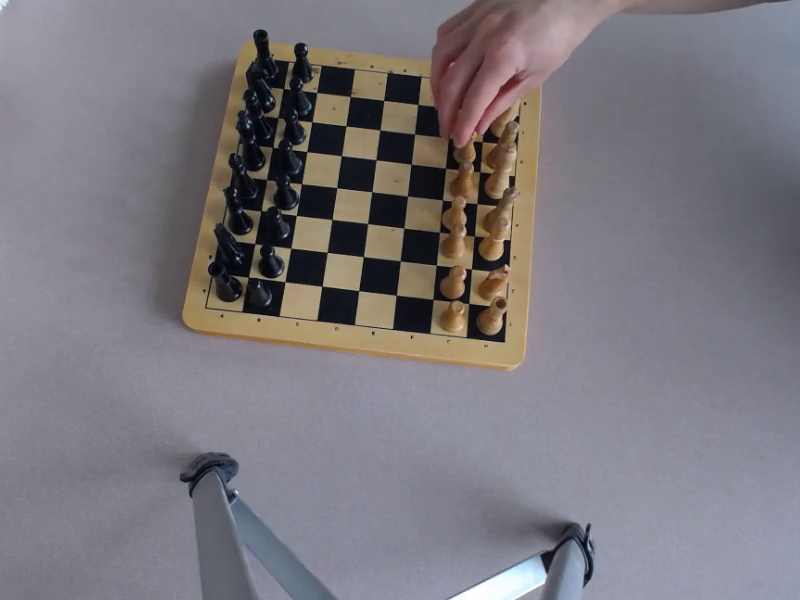
#> input picture frame 29 of mat_du_lion.mp4, 800 x 600 px, given in place of echiquier_vide_1.mp4, which was not available
$ python detect_piece.py
#> lines starting #> are read from the running program, lines starting #| are printed output that depends on the picture; after the words box and inside, x2 and y2 are one past the last pixel; in counts of white or black regions, pixels touching at a corner belong together
import cv2
import numpy as np

# Chessboard setup (90-degree counterclockwise rotation)
board_layout = np.array([
    ['r', 'p', ' ', ' ', ' ', ' ', 'P', 'R'],
    ['n', 'p', ' ', ' ', ' ', ' ', 'P', 'N'],
    ['b', 'p', ' ', ' ', ' ', ' ', 'P', 'B'],
    ['k', 'p', ' ', ' ', ' ', ' ', 'P', 'K'],
    ['q', 'p', ' ', ' ', ' ', ' ', 'P', 'Q'],
    ['b', 'p', ' ', ' ', ' ', ' ', 'P', 'B'],
    ['n', 'p', ' ', ' ', ' ', ' ', 'P', 'N'],
    ['r', 'p', ' ', ' ', ' ', ' ', 'P', 'R']
])

# Piece name mappings
piece_descriptions = {
    'R': 'White Rook', 'N': 'White Knight', 'B': 'White Bishop',
    'Q': 'White Queen', 'K': 'White King', 'P': 'White Pawn',
    'r': 'Black Rook', 'n': 'Black Knight', 'b': 'Black Bishop',
    'q': 'Black Queen', 'k': 'Black King', 'p': 'Black Pawn',
    ' ': 'Empty'
}

# Algebraic notation mappings
piece_symbols = {
    'R': 'R', 'N': 'N', 'B': 'B', 'Q': 'Q', 'K': 'K', 'P': '',
    'r': 'R', 'n': 'N', 'b': 'B', 'q': 'Q', 'k': 'K', 'p': ''
}

def coords_to_notation(row, col):
    return f"{chr(97 + row)}{8 - col}"

def generate_move(piece, start_pos, end_pos, board):
    r_start, c_start = start_pos
    r_end, c_end = end_pos
    symbol = piece_symbols[piece]
    destination = coords_to_notation(r_end, c_end)
    capture = 'x' if board[r_end, c_end] != ' ' else ''
    if piece.upper() == 'P' and capture:
        return f"{chr(97 + r_start)}{capture}{destination}"
    elif piece.upper() == 'P':
        return destination
    return f"{symbol}{capture}{destination}"

print("Initial board layout:")
for row in board_layout:
    print(' '.join(row))
print("=" * 50)

video_feed = cv2.VideoCapture('mat_du_lion.mp4')
reference_feed = cv2.VideoCapture('echiquier_vide_1.mp4')
ret_ref, ref_frame = reference_feed.read()
#> ref_frame is the input picture: shape (600, 800, 3); mean B, G, R 125.1, 119.3, 122.7
reference_feed.release()
if not ret_ref:
    raise RuntimeError("Failed to read reference video.")

board_width, board_height = 542 - 241, 327 - 38
cell_width, cell_height = board_width / 8, board_height / 8
source_points = [
    (int(236 + cell_width/2), int(38 + cell_height/2)),
    (int(540 - cell_width/2), int(69 + cell_height/2)),
    (int(187 + cell_width/2), int(327 - cell_height/2)),
    (int(523 - cell_width/2), int(362 - cell_height/2))
]
dest_points = np.float32([[0, 0], [600, 0], [0, 600], [600, 600]])
transform_matrix = cv2.getPerspectiveTransform(np.float32(source_points), dest_points)
ref_warped = cv2.warpPerspective(ref_frame, transform_matrix, (600, 600))
ref_grayscale = cv2.cvtColor(ref_warped, cv2.COLOR_BGR2GRAY)
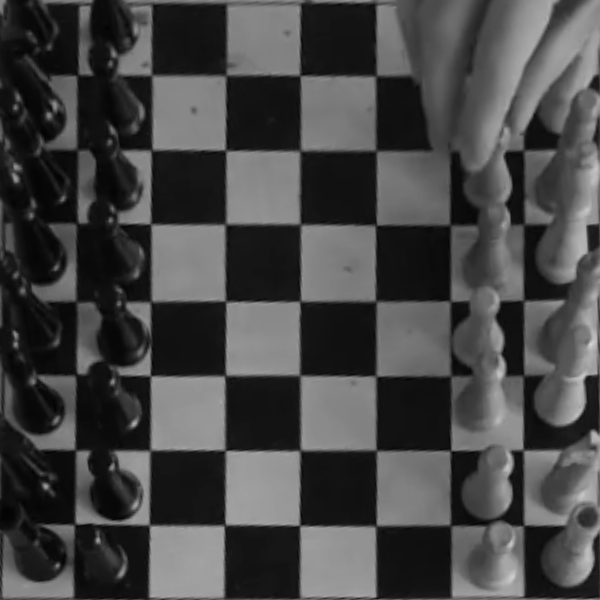
#> ref_grayscale: shape (600, 600); min 2, max 218, mean 70.1

GRID_SIZE = 8
BOARD_SIZE = 600
CELL_SIZE = BOARD_SIZE // GRID_SIZE
PADDING = int(CELL_SIZE * 0.15)
MIN_CONTOUR_SIZE = 30
WHITE_PIXEL_RATIO = 0.02
LOWER_HALF_FACTOR = 0.60
MOTION_THRESHOLD = 0.13
CHANGE_THRESHOLD = 0.1

color_grid = np.zeros((GRID_SIZE, GRID_SIZE), dtype=np.uint8)
for i in range(GRID_SIZE):
    for j in range(GRID_SIZE):
        x_start = j * CELL_SIZE + PADDING
        y_start = i * CELL_SIZE + PADDING
        x_end = (j + 1) * CELL_SIZE - PADDING
        y_end = (i + 1) * CELL_SIZE - PADDING
        region = ref_grayscale[y_start:y_end, x_start:x_end]
        if region.size:
            avg_intensity = np.mean(region)
            color_grid[i, j] = 1 if avg_intensity > 150 else 2 if avg_intensity < 100 else 0
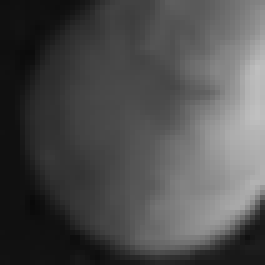
#> region: shape (53, 53) (shown 5 times larger); min 9, max 192, mean 77.3

ret, current_frame = video_feed.read()
if not ret:
    raise RuntimeError("Failed to read main video.")
current_warped = cv2.warpPerspective(current_frame, transform_matrix, (600, 600))
current_grayscale = cv2.cvtColor(current_warped, cv2.COLOR_BGR2GRAY)
status = 'idle'
is_paused = False
tracked_grids = []
last_avg_grid = None

while True:
    if is_paused:
        key = cv2.waitKey(100) & 0xFF
        if key == ord('p'):
            is_paused = False
            print("Resuming playback")
        elif key == ord('q'):
            break
        continue

    ret, frame = video_feed.read()
    if not ret:
        break
    board_view = cv2.warpPerspective(frame, transform_matrix, (600, 600))
    gray_view = cv2.cvtColor(board_view, cv2.COLOR_BGR2GRAY)

    binary_view = np.zeros_like(board_view)
    cv2.putText(board_view, f"Mode: {status}", (10, 25), cv2.FONT_HERSHEY_SIMPLEX, 0.8,
                (255, 200, 100) if status == 'idle' else (0, 165, 255), 2)
#> board_view: shape (600, 600, 3); mean B, G, R 59.7, 68.3, 78.6
    if is_paused:
        cv2.putText(board_view, "Halted", (10, 50), cv2.FONT_HERSHEY_SIMPLEX, 0.8, (255, 0, 0), 2)
    for i in range(GRID_SIZE + 1):
        cv2.line(board_view, (0, i * CELL_SIZE), (BOARD_SIZE, i * CELL_SIZE), (144, 238, 144), 1)
        cv2.line(board_view, (i * CELL_SIZE, 0), (i * CELL_SIZE, BOARD_SIZE), (144, 238, 144), 1)
        cv2.line(binary_view, (0, i * CELL_SIZE), (BOARD_SIZE, i * CELL_SIZE), (144, 238, 144), 1)
        cv2.line(binary_view, (i * CELL_SIZE, 0), (i * CELL_SIZE, BOARD_SIZE), (144, 238, 144), 1)
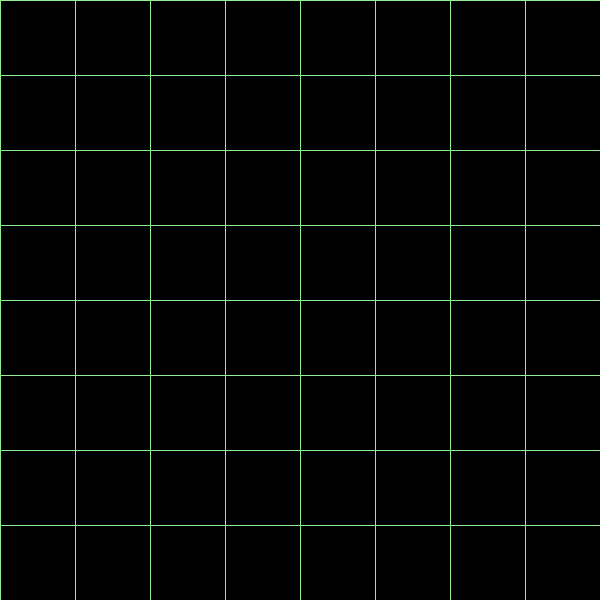
#> binary_view: shape (600, 600, 3); mean B, G, R 3.8, 6.3, 3.8
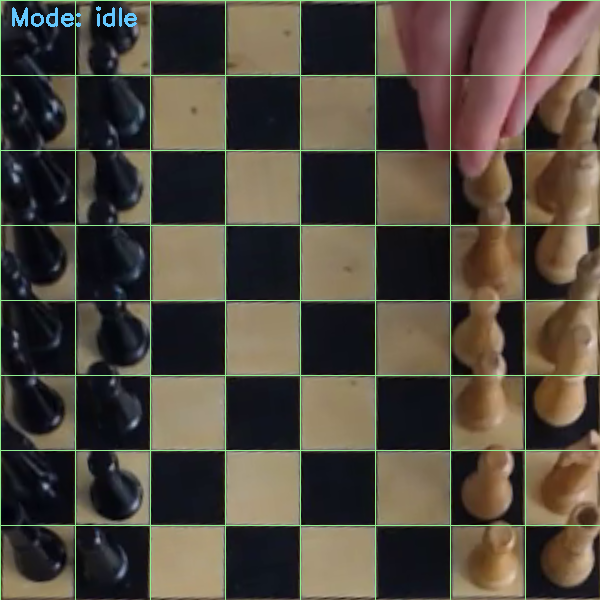
#> board_view: shape (600, 600, 3); mean B, G, R 62, 72.8, 80.4

    flow = cv2.calcOpticalFlowFarneback(current_grayscale, gray_view, None, 0.5, 3, 15, 3, 5, 1.2, 0)
    midpoint = gray_view.shape[1] // 2
#> midpoint = 300
    mag_left, _ = cv2.cartToPolar(flow[:, :midpoint, 0], flow[:, :midpoint, 1])
    mag_right, _ = cv2.cartToPolar(flow[:, midpoint:, 0], flow[:, midpoint:, 1])
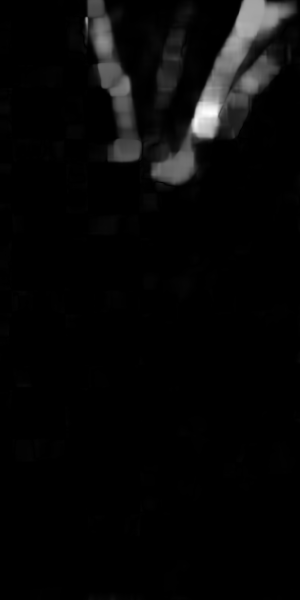
#> mag_right: shape (600, 300) float32; min 1.64e-17, max 13.36, mean 0.413; drawn with min black and max white
    is_moving = max(np.mean(mag_left), np.mean(mag_right)) > MOTION_THRESHOLD and abs(np.mean(mag_left) - np.mean(mag_right)) > 0.023
#> is_moving = True

    detection_grid = np.zeros((GRID_SIZE, GRID_SIZE), dtype=np.uint8)
    if status == 'idle':
        binary = cv2.adaptiveThreshold(gray_view, 255, cv2.ADAPTIVE_THRESH_GAUSSIAN_C, cv2.THRESH_BINARY_INV, 11, 3)
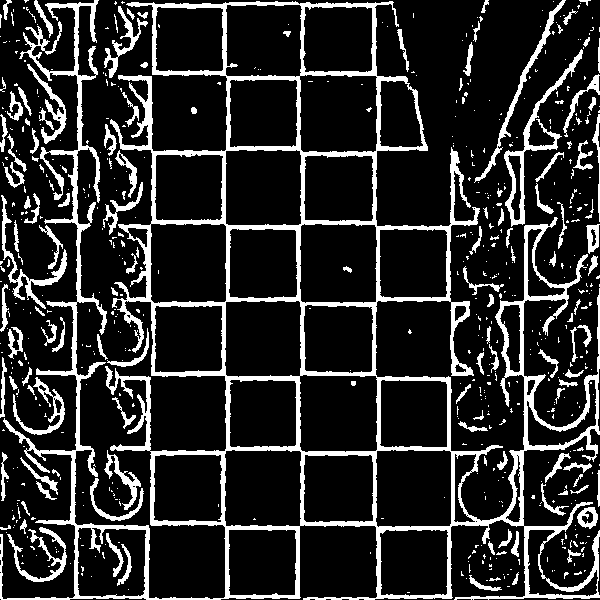
#> binary: shape (600, 600); 16.6% white; 616 white regions (488 under 20 px), largest, box (x1, y1, x2, y2) and area: (0, 0, 600, 600) 39483, (504, 49, 583, 227) 1537, (1, 195, 67, 309) 971
        kernel = cv2.getStructuringElement(cv2.MORPH_ELLIPSE, (3, 3))
#> kernel = [[0, 1, 0], [1, 1, 1], [0, 1, 0]]
        cleaned_binary = cv2.morphologyEx(binary, cv2.MORPH_OPEN, kernel, iterations=1)
#> cleaned_binary: shape (600, 600); 15.3% white; 365 white regions (169 under 20 px), largest, box (x1, y1, x2, y2) and area: (110, 75, 480, 377) 8939, (118, 224, 524, 599) 7518, (151, 1, 378, 77) 2695
        for i in range(GRID_SIZE):
            for j in range(GRID_SIZE):
                x_start = j * CELL_SIZE + PADDING
                y_start = i * CELL_SIZE + PADDING
                x_end = (j + 1) * CELL_SIZE - PADDING
                y_end = (i + 1) * CELL_SIZE - PADDING
                region = cleaned_binary[y_start:y_end, x_start:x_end]
                if region.size:
                    white_ratio = np.count_nonzero(region) / region.size
                    bottom_ratio = np.count_nonzero(region[region.shape[0]//2:]) / region[region.shape[0]//2:].size
                    detected = white_ratio > WHITE_PIXEL_RATIO and (white_ratio >= LOWER_HALF_FACTOR * bottom_ratio or white_ratio >= bottom_ratio)
                    detection_grid[i, j] = 1 if detected else 0
#> region: shape (53, 53); 11.2% white; 12 white regions (8 under 20 px), largest, box (x1, y1, x2, y2) and area: (10, 40, 53, 53) 151, (32, 14, 45, 20) 40, (4, 5, 10, 15) 28, (11, 0, 18, 5) 20
        tracked_grids.append(detection_grid.copy())
        binary_view = cv2.cvtColor(cleaned_binary, cv2.COLOR_GRAY2BGR)

    if status == 'idle' and is_moving:
        status = 'active'
        if tracked_grids:
            avg_grid = np.mean(tracked_grids, axis=0)
            if last_avg_grid is not None:
                delta_grid = avg_grid - last_avg_grid
                min_change, max_change = np.min(delta_grid), np.max(delta_grid)
                if min_change < -CHANGE_THRESHOLD and max_change > CHANGE_THRESHOLD:
                    r_start, c_start = np.unravel_index(np.argmin(delta_grid), delta_grid.shape)
                    r_end, c_end = np.unravel_index(np.argmax(delta_grid), delta_grid.shape)
                    piece = board_layout[r_start, c_start]
                    if piece != ' ':
                        move = generate_move(piece, (r_start, c_start), (r_end, c_end), board_layout)
                        board_layout[r_end, c_end] = piece
                        board_layout[r_start, c_start] = ' '
            last_avg_grid = avg_grid.copy()
        tracked_grids.clear()
    elif status == 'active' and not is_moving:
        status = 'idle'

    if status == 'idle':
        for i in range(GRID_SIZE):
            for j in range(GRID_SIZE):
                x_start = j * CELL_SIZE + PADDING
                y_start = i * CELL_SIZE + PADDING
                x_end = (j + 1) * CELL_SIZE - PADDING
                y_end = (i + 1) * CELL_SIZE - PADDING
                cx = j * CELL_SIZE + CELL_SIZE // 2
                cy = i * CELL_SIZE + CELL_SIZE // 2
                roi_binary = cleaned_binary[y_start:y_end, x_start:x_end]
                wr = np.count_nonzero(roi_binary) / roi_binary.size if roi_binary.size else 0
                br = np.count_nonzero(roi_binary[roi_binary.shape[0]//2:]) / roi_binary[roi_binary.shape[0]//2:].size if roi_binary[roi_binary.shape[0]//2:].size else 0
                label = f"W:{wr:.2f} B:{br:.2f}"
                color = (0, 255, 255) if detection_grid[i, j] else (255, 0, 255)
                if color_grid[i, j] == 1:
                    color = (0, 0, 0) if detection_grid[i, j] else (100, 100, 100)
                elif color_grid[i, j] == 2:
                    color = (0, 255, 255) if detection_grid[i, j] else (255, 0, 255)

                cv2.putText(board_view, label, (cx - 30, cy - 10), cv2.FONT_HERSHEY_SIMPLEX, 0.4, color, 1)
                if detection_grid[i, j]:
                    cv2.rectangle(board_view, (x_start, y_start), (x_end, y_end), (0, 100, 255), 1)
                    cv2.circle(board_view, (cx, cy), 5, (0, 100, 0), -1)

    combined_view = np.hstack((board_view, binary_view))
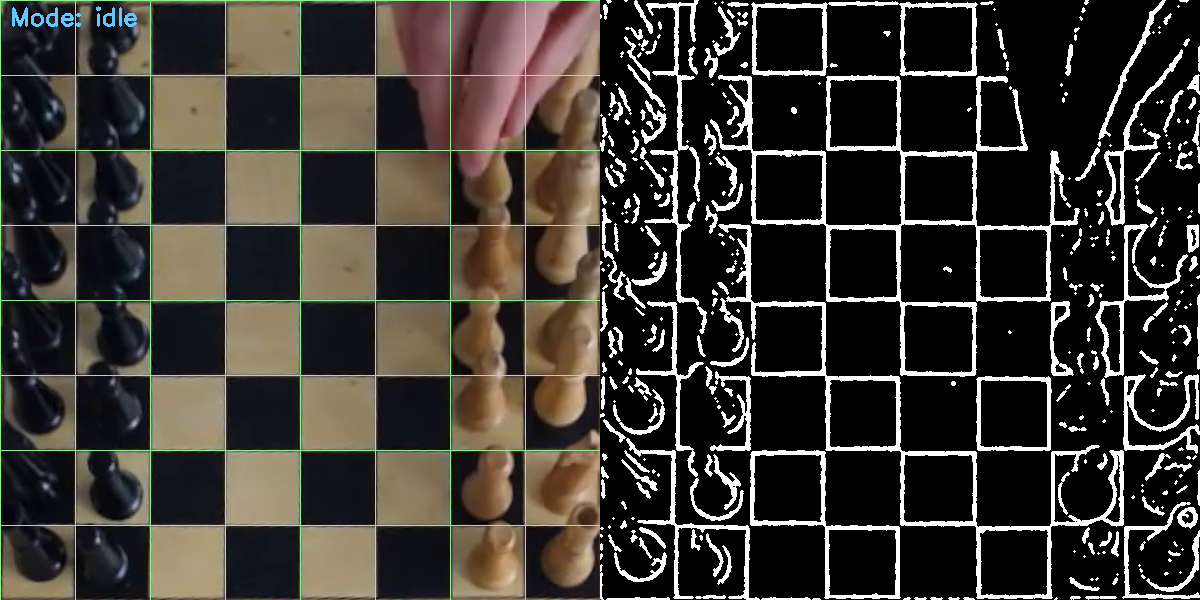
#> combined_view: shape (600, 1200, 3); mean B, G, R 50.5, 55.9, 59.7
    cv2.imshow('Combined Display', combined_view)

    key = cv2.waitKey(100) & 0xFF
#> (key q is pressed here)
    if key == ord('p'):
        is_paused = True
    elif key == ord('q'):
        break

    current_grayscale = gray_view.copy()

video_feed.release()
cv2.destroyAllWindows()

$ run again, starting later in the video
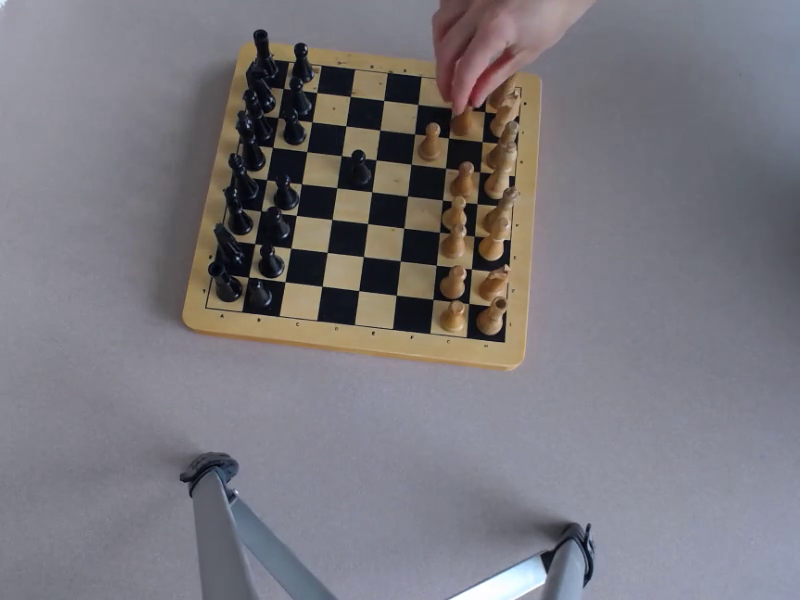
#> input picture frame 130 of mat_du_lion.mp4, 800 x 600 px, given in place of echiquier_vide_1.mp4, which was not available
#> ref_frame is the input picture: shape (600, 800, 3); mean B, G, R 124.3, 118.5, 121
#> is_moving = True
#> `binary = cv2.adaptiveThreshold(gray_view, 255, cv2.ADAPTIVE_THRESH_GAU..`:
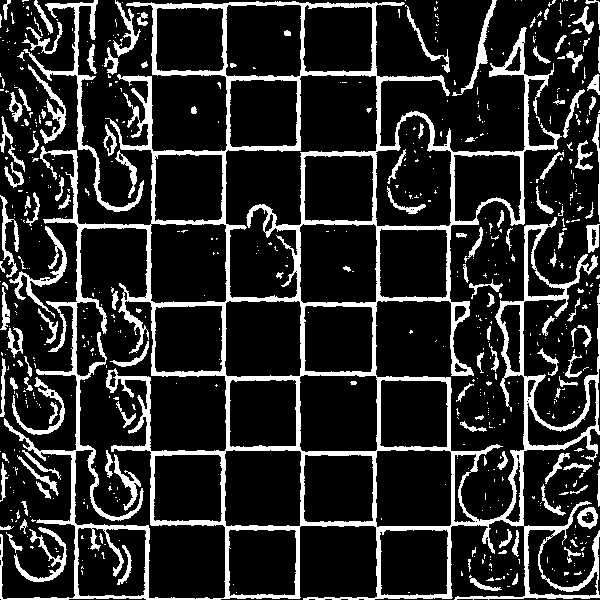
#> binary: shape (600, 600); 16.9% white; 654 white regions (515 under 20 px), largest, box (x1, y1, x2, y2) and area: (0, 1, 600, 600) 40718, (23, 0, 144, 212) 1886, (9, 226, 67, 318) 856
#> kernel = [[0, 1, 0], [1, 1, 1], [0, 1, 0]]
#> cleaned_binary: shape (600, 600); 15.7% white; 367 white regions (159 under 20 px), largest, box (x1, y1, x2, y2) and area: (44, 150, 377, 527) 9915, (110, 1, 378, 225) 6075, (375, 74, 561, 302) 3561
#> `combined_view = np.hstack((board_view, binary_view))`:
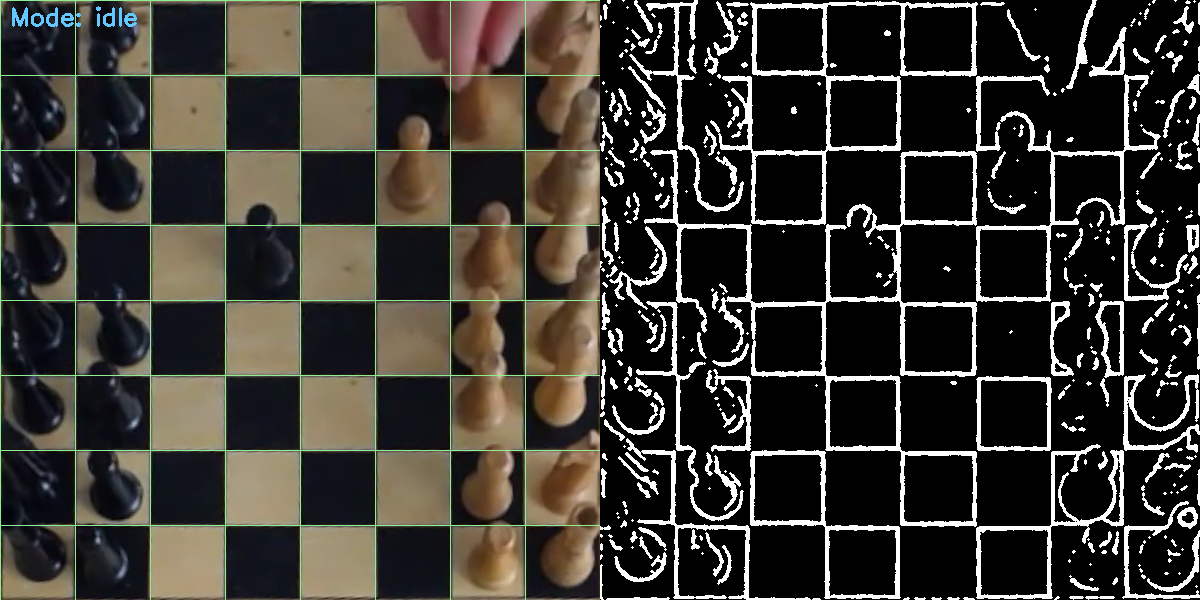
#> combined_view: shape (600, 1200, 3); mean B, G, R 50, 55.7, 58.7

$ run again, starting later in the video
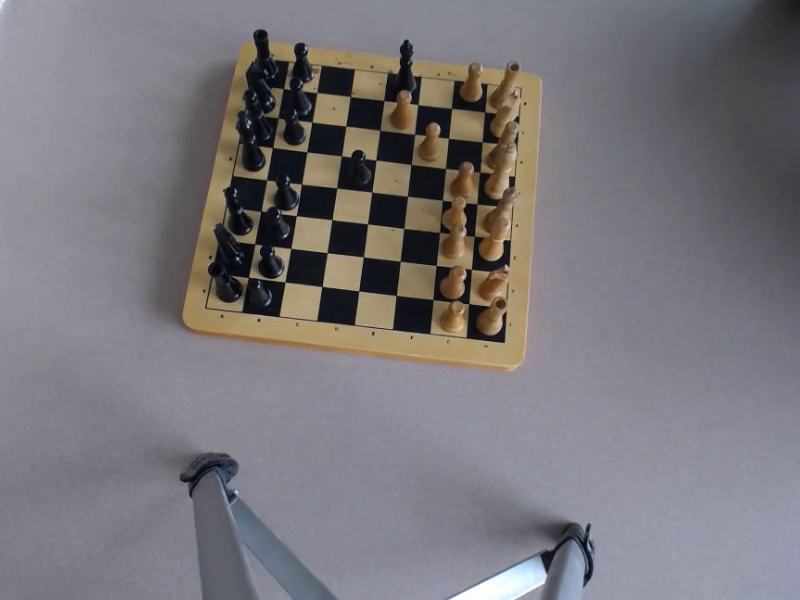
#> input picture frame 232 of mat_du_lion.mp4, 800 x 600 px, given in place of echiquier_vide_1.mp4, which was not available
#> ref_frame is the input picture: shape (600, 800, 3); mean B, G, R 122.2, 118, 121
#> is_moving = False
#> `binary = cv2.adaptiveThreshold(gray_view, 255, cv2.ADAPTIVE_THRESH_GAU..`:
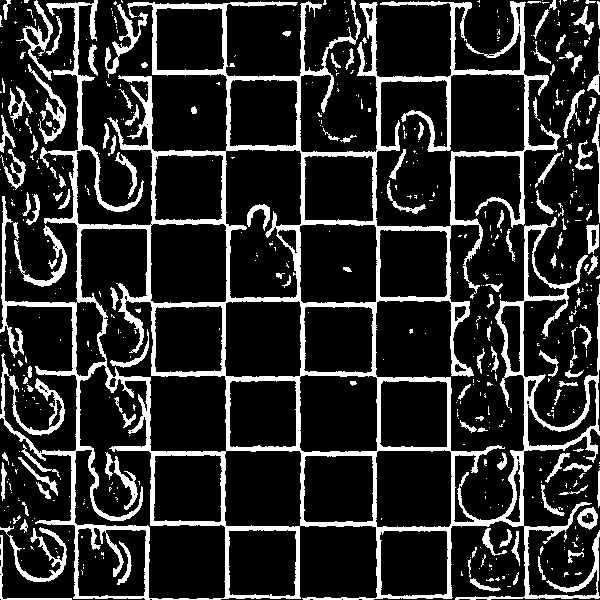
#> binary: shape (600, 600); 17.3% white; 557 white regions (422 under 20 px), largest, box (x1, y1, x2, y2) and area: (0, 0, 600, 600) 46001, (0, 526, 67, 582) 822, (105, 4, 148, 78) 672
#> kernel = [[0, 1, 0], [1, 1, 1], [0, 1, 0]]
#> cleaned_binary: shape (600, 600); 16.2% white; 311 white regions (115 under 20 px), largest, box (x1, y1, x2, y2) and area: (44, 75, 377, 377) 8313, (0, 196, 301, 599) 5833, (376, 445, 524, 599) 2834
#> `combined_view = np.hstack((board_view, binary_view))`:
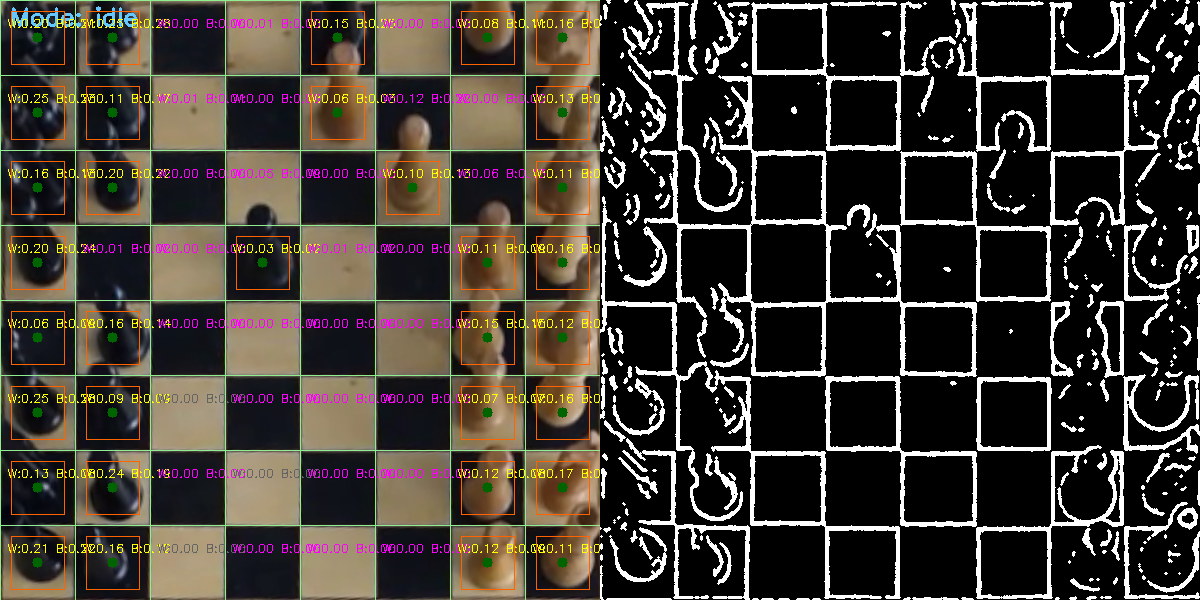
#> combined_view: shape (600, 1200, 3); mean B, G, R 51.6, 59.3, 65.2
